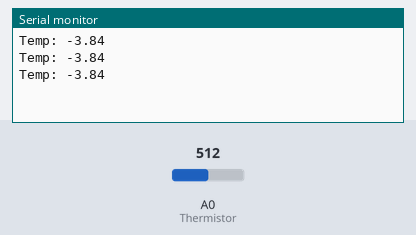
Simulated run of this sketch. Board: Arduino Uno, built with avr-gcc and run on an emulated ATmega328P. Parts: the last lines printed to the serial monitor. The test bench sets the inputs (shaded band); at power-on: A0 (Thermistor) = 512.

Above: at 1.3 s.
1.4 s: A0 (Thermistor) set to 716
At 1.9 s:
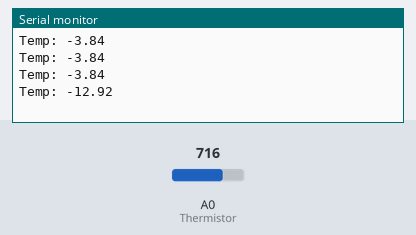
2.9 s: A0 (Thermistor) set to 900
At 3.4 s:
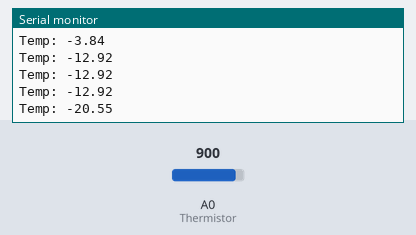
Timing chart, 0 to 5.9 s (numbered marks = the images above; inputs shaded):
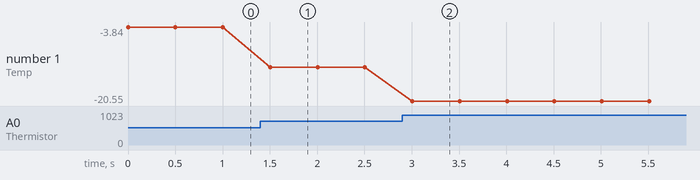

The sketch:

Humidity_Sensor.ino
```cpp
int Thermistor = A0;
void setup()
{
    Serial.begin(9600);
}

void loop()
{
  int val = analogRead(Thermistor);
  float volt = val*5.0/2014.0;
  float RES = ((50000)/volt) - 10000;
  float kT = 1/((1/(273.15 + 25)) + (1/4200.0) * log(RES/10000));
  float cT = kT - 273.15;

  Serial.print("Temp: ");
  Serial.print(-cT);
  Serial.println();
  delay(500);
}
```

Measured:
- after the input at 1.4 s, the serial monitor: prints a new line after 0.10 s (image 1)
- after the input at 2.9 s, the serial monitor: prints a new line after 0.11 s (image 2)
- plotted number 1: -3.84 → -12.92 after the input at 1.4 s, -12.92 → -20.55 after the input at 2.9 s
